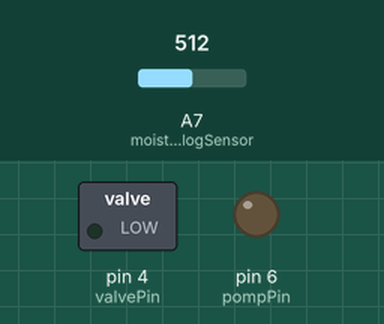
Recording of a sketch running on a simulated Arduino Mega 2560, built with avr-gcc and run on an emulated ATmega2560. Parts: switched loads named in the sketch (green lamp = pin HIGH), output pins drawn as LEDs (lit = HIGH). Dashed ring = blinking. Inputs (shaded band) come from the test bench; at power-on: A7 (moistureAnalogSensor) = 512. Pins used as bus, display or sensor lines are not drawn.

Above: at 1.2 s.
1.3 s: A7 (moistureAnalogSensor) set to 496
At 10.9 s:
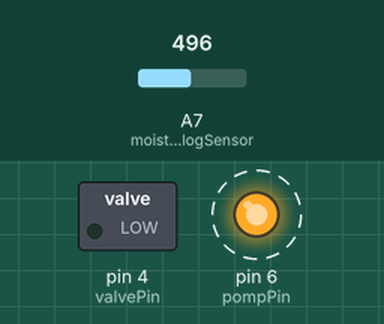
At 12.0 s:
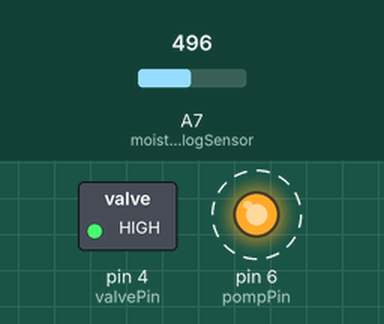
13.7 s: A7 (moistureAnalogSensor) set to 716
At 14.7 s:
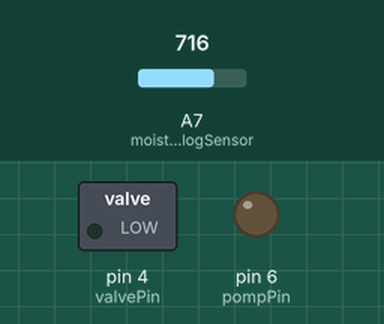
Timing chart, 0 to 16.7 s (numbered marks = the images above; inputs shaded):
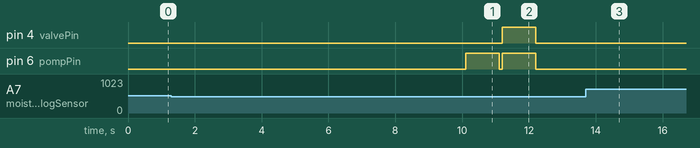

The sketch:

podlewaczka.ino
```cpp
int moistureAnalogSensor = A7;
int moistureSensor1Supply = 2;
int moistureSensor2Supply = 5;
int moistureSensor3Supply = 8;
int valvePin = 4;
int pompPin = 6;
unsigned long lastRead = 0;
int pompAttempts[] = {0, 0};
int maxAttempts = 3;
void setPomp(bool value) {
  digitalWrite(pompPin, value ? HIGH : LOW);
}

void setValve(bool value) {
  digitalWrite(valvePin, value ? HIGH : LOW);
}

double readFromSensor(int sensor) {
  int supplyPin;
  int value;
  switch (sensor) {
    case 1:
      supplyPin  = moistureSensor1Supply;
      break;
    case 2:
      supplyPin  = moistureSensor2Supply;
      break;
    case 3:
      supplyPin  = moistureSensor3Supply;
      break;
  }
  digitalWrite(supplyPin, HIGH);
  delay(100);
  value = analogRead(moistureAnalogSensor);
  digitalWrite(supplyPin, LOW);
  if (value/1024.0 < 0.5){
    if (pompAttempts[sensor-1] < maxAttempts){
      pompAttempts[sensor-1]++;
      pompWater(sensor-1);
    }
  } else {
    pompAttempts[sensor-1] = 0;
  }
  return value/1024.0;
}

void setup() {
  Serial.begin(9600);
  Serial1.begin(9600);
  pinMode(valvePin, OUTPUT);
  pinMode(pompPin, OUTPUT);
  pinMode(moistureSensor1Supply, OUTPUT);
  pinMode(moistureSensor2Supply, OUTPUT);
  pinMode(moistureSensor3Supply, OUTPUT);

}

void pompWater(bool valve) {
  setValve(valve);
  setPomp(true);
  delay(1000);
  setValve(false);
  setPomp(false);
}

void readMessage(char message[]){
  for(int i = 0; i < sizeof(message)/sizeof(message[0]) && message[i] != 0; i++){
    char field = message[i];
    if (field == 'f'){
      if (message[i+1] == ':'){
        int value = message[i+2]-'0';
        i += 2;
        pompWater(value);
      }
    }
  }
}
void resetMessage(char message[]){
    for(int i = 0; i < sizeof(message)/sizeof(message[i]); i++){
      message[i] = 0;
    }
}

void loop() {
  delay(100);
  int i = 0;
  char message[256];
  resetMessage(message);
    while (Serial1.available() > 0) {
    char incomingByte = Serial1.read();
    message[i] = incomingByte;
    i++;
  }
  readMessage(message);
  if (millis() - lastRead > 10000 || millis() < lastRead){
    lastRead = millis();
    double moisture = readFromSensor(1);
    Serial1.print("{\"s1\":");
    Serial1.print(String(moisture,2));
    moisture = readFromSensor(2);
    Serial1.print(",\"s2\":");
    Serial1.print(String(moisture,2));
    if (pompAttempts[0] >= maxAttempts || pompAttempts[1] >= maxAttempts){
          Serial1.print(",\"error\":\"pomp_error\"");
    }
    Serial1.println('}');
  }
}
```

Measured:
- the behaviour switches between 512 and 511 on A7 (moistureAnalogSensor) (found by bisection; images 0 and 1)
- after the input at 1.3 s, pin 4 (valvePin): LOW → HIGH after 9.9 s, → LOW 1.0 s later; pin 6 (pompPin): alternates HIGH for 1.0 s and LOW for 0.10 s, starting after 8.8 s
- after the input at 13.7 s, pin 6 (pompPin): stays LOW (without the input it goes to HIGH after 6.4 s)
